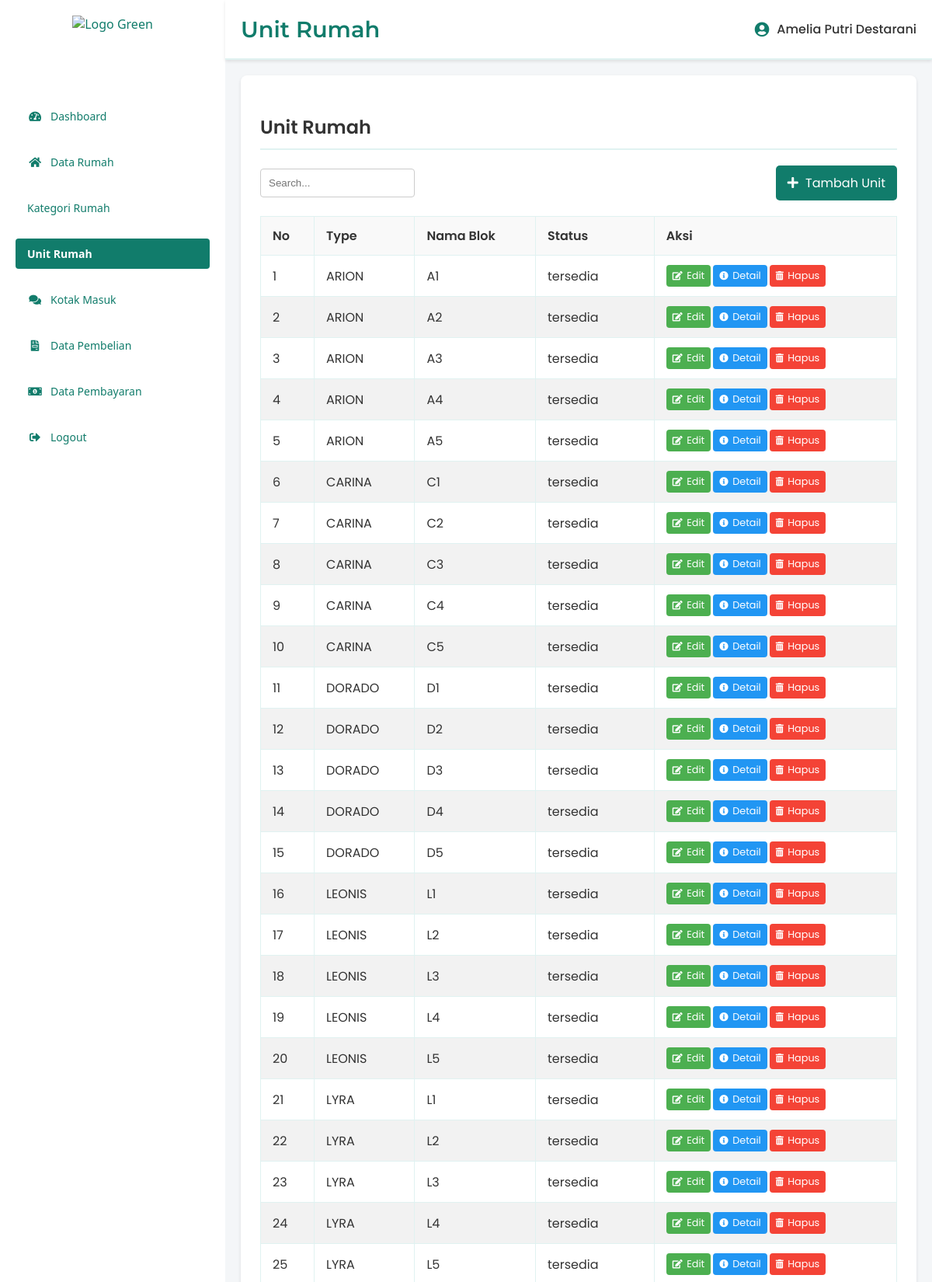
Screenshot of /Unit_Rumah.php (upper part) with the database file from the repository.
### tables this page shows
CREATE TABLE `tb_unit` (
  `id_unit` int(11) UNSIGNED NOT NULL,
  `id_rumah` int(11) UNSIGNED NOT NULL,
  `nama_blok` varchar(5) NOT NULL,
  `type_unit` varchar(30) NOT NULL,
  `status` enum('tersedia','terjual','terbooking') NOT NULL DEFAULT 'tersedia'
);

### Unit_Rumah.php (the view, shortened to what this page needs)
<?php
$host = "localhost";
$username = "root";
$password = "";
$database = "db_perumahan";
$conn = new mysqli($host, $username, $password, $database);
$search_term = "";
$sql_where = "";
$sql = "SELECT u.id_unit, u.nama_blok, u.type_unit, u.status, r.type_rumah, r.id_rumah
        FROM tb_unit u
        JOIN tb_rumah r ON u.id_rumah = r.id_rumah
        $sql_where
        ORDER BY u.id_unit ASC";
$result = $conn->query($sql);
?>
<!DOCTYPE html>
<html lang="en">
<head>
    <link href="https://cdnjs.cloudflare.com/ajax/libs/font-awesome/5.15.3/css/all.min.css" rel="stylesheet"/>
</head>
<body>
    <div class="admin-container">
        <aside class="sidebar">
            <div class="sidebar-header" style="justify-content: center;">
                <img src="gambar/Logo_Green.png" alt="Logo Green" class="logo">
            </div>
            <nav class="sidebar-nav">
                <ul>
                    <li>
                        <a href="Dashboard_admin.php">
                            <i class="fas fa-tachometer-alt"></i>
                            <span>Dashboard</span>
                        </a>
                    </li>
                    <li class="has-submenu">
                        <a href="#" onclick="toggleSubmenu(event)">
                            <i class="fas fa-home"></i>
                            <span>Data Rumah</span>
                        </a>
                        <ul class="submenu">
                            <li><a href="kategori_rumah.php">Kategori Rumah</a></li>
                            <li><a href="unit_rumah.php" class="active">Unit Rumah</a></li>
                        </ul>
                    </li>
                    <li>
                      <a href="kotak_masuk.php">
                            <i class="fas fa-comments"></i>
                            <span>Kotak Masuk</span>
                        </a>
                    </li>
                    <li>
                        <a href="data_pembelian.php">
                            <i class="fas fa-file-invoice"></i>
                            <span>Data Pembelian</span>
                        </a>
                    </li>
                    <li>
                        <a href="data_pembayaran.php">
                            <i class="fas fa-money-bill-alt"></i>
                            <span>Data Pembayaran</span>
                        </a>
                    </li>
                    <li class="logout">
                        <a href="logout.php">
                            <i class="fas fa-sign-out-alt"></i>
                            <span>Logout</span>
                        </a>
                    </li>
                </ul>
            </nav>
        </aside>
        <main class="main-content">
            <header class="main-header">
                <h2>Unit Rumah</h2>
                <div class="admin-info">
                    <i class="fas fa-user-circle"></i>
                    <span>Amelia Putri Destarani</span>
                </div>
            </header>
            <div class="content-area">
                <div class="report-container">
                    <h3 class="report-title">Unit Rumah</h3>
                    <div class="report-options">
                        <div class="search-section">
                            <form method="get" action="">
                                <input type="text" id="search-unit" name="search" placeholder="Search..." value="<?php echo htmlspecialchars($search_term); ?>">
                            </form>
                        </div>
                        <a href="tambah_unit.php" class="add-button">
                            <i class="fas fa-plus"></i> Tambah Unit
                        </a>
                    </div>
                    <table class="report-table">
                        <thead>
                            <tr>
                                <th>No</th>
                                <th>Type</th>
                                <th>Nama Blok</th>
                                <th>Status</th>
                                <th>Aksi</th>
                            </tr>
                        </thead>
                        <tbody>
                            <?php
                            if (isset($result) && $result->num_rows > 0) {
                                $nomor_urut = 1;
                                while ($row = $result->fetch_assoc()) {
                                    echo "<tr>";
                                    echo "<td>" . $nomor_urut . "</td>";
                                    echo "<td>" . htmlspecialchars($row["type_unit"]) . "</td>";
                                    echo "<td>" . htmlspecialchars($row["nama_blok"]) . "</td>";
                                    echo "<td>" . htmlspecialchars($row["status"]) . "</td>";
                                    echo "<td class='action-buttons'>";
                                    echo "<a href='edit_unit.php?id_unit=" . $row["id_unit"] . "' class='edit-button'><i class='fas fa-edit'></i> Edit</a>";
                                    echo "<a href='detail_rumah.php?id=" . htmlspecialchars($row["id_rumah"]) . "' class='detail-button'><i class='fas fa-info-circle'></i> Detail</a>";
                                    echo "<a href='hapus_unit.php?id_unit=" . $row["id_unit"] . "' class='delete-button' onclick='return confirm(\"Apakah Anda yakin ingin menghapus unit ini?\")'><i class='fas fa-trash-alt'></i> Hapus</a>";
                                    echo "</td>";
                                    echo "</tr>";
                                    $nomor_urut++;
                                }
                            } else {
                                echo "<tr><td colspan='5'>Tidak ada data unit rumah.</td></tr>";
                            }
                            ?>
                        </tbody>
                    </table>
                </div>
            </div>
        </main>
    </div>
</body>
</html>

### Unit_Rumah.php (style rules this page uses)
body { margin: 0; font-family: 'Segoe UI', sans-serif; background-color: #f4f6f8; display: flex; min-height: 100vh; }
.admin-container { display: flex; flex: 1; min-height: 100vh; }
.sidebar { background-color: #fff; color: #117c6b; width: 250px; padding: 20px; display: flex; flex-direction: column; box-shadow: 2px 0 5px rgba(0, 0, 0, 0.1); }
.sidebar-header { display: flex; align-items: center; justify-content: center; margin-bottom: 30px; }
.sidebar-header .logo { height: 80px; }
.sidebar-nav ul { list-style: none; padding: 0; margin: 0; }
.sidebar-nav ul li a { display: flex; align-items: center; color: #117c6b; text-decoration: none; padding: 10px 15px; margin-bottom: 20px; border-radius: 4px; font-size: 14px; font-weight: 500; transition: background-color 0.3s ease; }
.sidebar-nav ul li a i { margin-right: 10px; width: 20px; text-align: center; }
.sidebar-nav ul li.logout { margin-top: auto; }
.sidebar-nav ul li.logout a { background-color: transparent; color: #117c6b; }
.sidebar-nav ul li a.active { background-color: #117c6b; color: white; font-weight: 600; }
.main-content { flex: 1; background-color: #f4f6f8; display: flex; flex-direction: column; }
.main-header { background-color: #fff; color: #117c6b; padding: 20px; border-bottom: 2px solid #e0f2f1; display: flex; justify-content: space-between; align-items: center; box-shadow: 0 2px 4px rgba(0, 0, 0, 0.1); }
.main-header h2 { margin: 0; font-size: 1.8em; font-family: 'Montserrat', sans-serif; font-weight: 600; }
.admin-info { display: flex; align-items: center; }
.admin-info i { margin-right: 10px; font-size: 1.2em; color: #117c6b; }
.admin-info span { font-weight: 500; color: #333; font-family: 'Poppins', sans-serif; }
.content-area { padding: 20px; flex: 1; font-family: 'Poppins', sans-serif; color: #333; }
.report-container { background-color: #fff; padding: 25px; border-radius: 8px; box-shadow: 0 2px 4px rgba(0, 0, 0, 0.1); }
.report-title { font-size: 1.5em; color: #333; margin-bottom: 20px; font-weight: 600; border-bottom: 2px solid #e0f2f1; padding-bottom: 10px; }
.report-options { display: flex; align-items: center; gap: 15px; margin-bottom: 20px; justify-content: space-between; }
.search-section { display: flex; align-items: center; gap: 10px; }
.search-section input[type="text"] { padding: 10px; border: 1px solid #ccc; border-radius: 4px; }
.add-button { background-color: #117c6b; color: white; border: none; padding: 10px 15px; border-radius: 5px; cursor: pointer; font-size: 1em; transition: background-color 0.3s ease; text-decoration: none; }
.add-button i { margin-right: 5px; }
.report-table { width: 100%; border-collapse: collapse; margin-top: 20px; border: 1px solid #e0f2f1; }
.report-table th, .report-table td { border: 1px solid #e0f2f1; padding: 12px 15px; text-align: left; }
.report-table th { background-color: #f9f9f9; font-weight: 600; color: #333; }
.report-table tbody tr:nth-child(even) { background-color: #f2f2f2; }
.action-buttons { white-space: nowrap; }
.action-buttons a { display: inline-block; margin-right: 3px; padding: 5px 8px; border-radius: 4px; text-decoration: none; font-size: 0.8em; }
.edit-button { background-color: #4CAF50; color: white; }
.delete-button { background-color: #f44336; color: white; }
.detail-button { background-color: #2196F3; color: white; }
.action-buttons i { margin-right: 2px; font-size: 0.9em; }

### rows the page displays
tb_unit: type_unit "ARION", nama_blok "A1", status "tersedia"
tb_unit: type_unit "ARION", nama_blok "A2", status "tersedia"
tb_unit: type_unit "ARION", nama_blok "A3", status "tersedia"
tb_unit: type_unit "ARION", nama_blok "A4", status "tersedia"
tb_unit: type_unit "ARION", nama_blok "A5", status "tersedia"
tb_unit: type_unit "CARINA", nama_blok "C1", status "tersedia"
tb_unit: type_unit "CARINA", nama_blok "C2", status "tersedia"
tb_unit: type_unit "CARINA", nama_blok "C3", status "tersedia"
tb_unit: type_unit "CARINA", nama_blok "C4", status "tersedia"
tb_unit: type_unit "CARINA", nama_blok "C5", status "tersedia"
tb_unit: type_unit "DORADO", nama_blok "D1", status "tersedia"
tb_unit: type_unit "DORADO", nama_blok "D2", status "tersedia"
tb_unit: type_unit "DORADO", nama_blok "D3", status "tersedia"
tb_unit: type_unit "DORADO", nama_blok "D4", status "tersedia"
tb_unit: type_unit "DORADO", nama_blok "D5", status "tersedia"
tb_unit: type_unit "LEONIS", nama_blok "L1", status "tersedia"
tb_unit: type_unit "LEONIS", nama_blok "L2", status "tersedia"
tb_unit: type_unit "LEONIS", nama_blok "L3", status "tersedia"
tb_unit: type_unit "LEONIS", nama_blok "L4", status "tersedia"
tb_unit: type_unit "LEONIS", nama_blok "L5", status "tersedia"
tb_unit: type_unit "LYRA", nama_blok "L1", status "tersedia"
tb_unit: type_unit "LYRA", nama_blok "L2", status "tersedia"
tb_unit: type_unit "LYRA", nama_blok "L3", status "tersedia"
tb_unit: type_unit "LYRA", nama_blok "L4", status "tersedia"
tb_unit: type_unit "LYRA", nama_blok "L5", status "tersedia"
